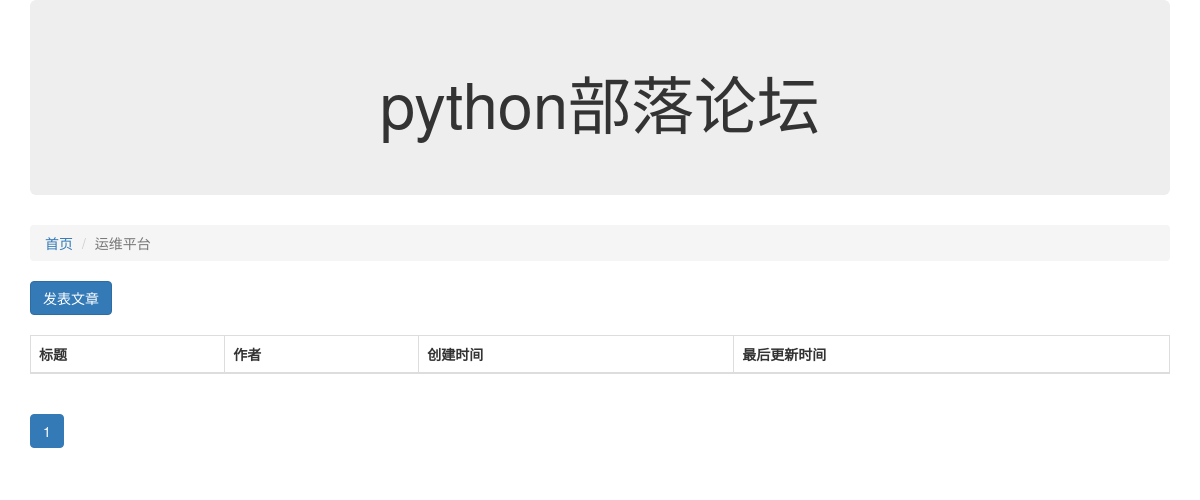
Before: /article/list/1 with the older database file.
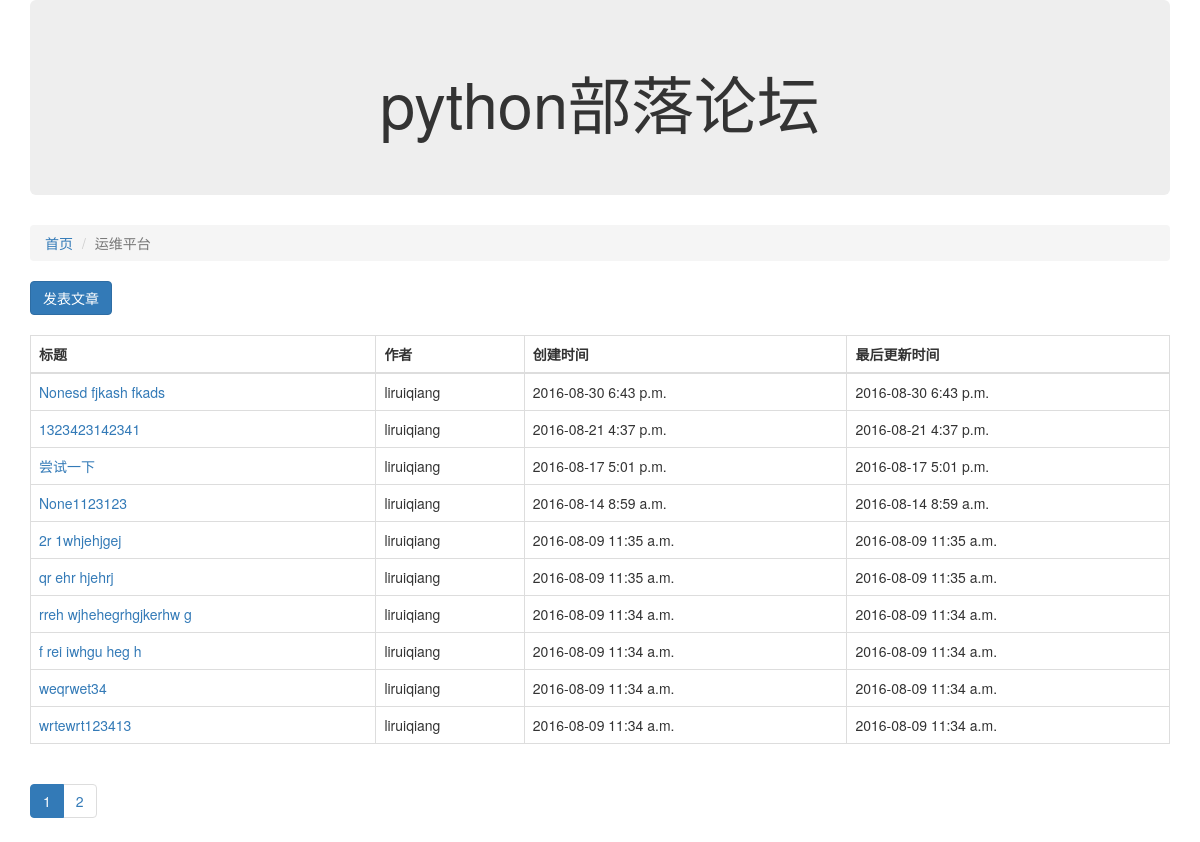
After: the same page with the newer database file.
### block/models.py (models this page shows, shortened)
class Block(models.Model):
    name = models.CharField('板块名称',max_length = 100)
    desc = models.CharField('板块描述',max_length = 100)
    manager_name = models.CharField('板块管理员名称',max_length = 100)
    status = models.IntegerField('状态',choices=((0,'正常'),(-1,'删除')))
    class Meta:
        verbose_name = "板块"
        verbose_name_plural = "板块"

### article/models.py (models this page shows, shortened)
class Article(models.Model):
    owner = models.ForeignKey(User,verbose_name='作者')
    block = models.ForeignKey(Block,verbose_name='板块ID')
    title = models.CharField('标题',max_length = 100)
    content = models.CharField('内容',max_length = 10000)
    status = models.IntegerField('状态',choices=((0,'正常'),(-1,'删除')))
    create_timestamp = models.DateTimeField('创建时间',auto_now_add=True)
    last_update_timestamp = models.DateTimeField('最后更新时间',auto_now=True)
    class Meta:
        verbose_name = "文章"
        verbose_name_plural = "文章"

### article/views.py (the view)
# urls.py: url(r'^list/(?P<block_id>\d+)', article_list),
def article_list(request,block_id):
    block_id=int(block_id)
    block = Block.objects.get(id=block_id)
    all_articles = Article.objects.filter(block=block,status=0).order_by("-id")
    page_no = int(request.GET.get("page_no","1"))
    page_articles,pagination_date = paginate_queryset(all_articles,page_no)
    return render(request,'article_list.html',{"articles":page_articles,"b":block,"pagination_date":pagination_date})

### article/views.py (called while the page is built)
def paginate_queryset(objs,page_no,cnt_per_page=10,half_show_length=5):
    p = Paginator(objs,cnt_per_page)
    if page_no > p.num_pages:
        page_no = p.num_pages
    if page_no <= 0:
        page_no = 1
    page_links = [i for i in range(page_no - half_show_length,page_no + half_show_length + 1)
                  if i > 0 and i <=p.num_pages]
    page = p.page(page_no)
    previous_link = page_links[0] - 1
    next_link = page_links[-1] + 1
    pagination_date = {"has_previous":previous_link > 0,
                       "has_next":next_link <= p.num_pages,
                       "previous_link":previous_link,
                       "next_link":next_link,
                       "page_cnt":p.num_pages,
                       "current_no":page_no,
                       "page_links":page_links}
    return(page.object_list,pagination_date)

### article/templates/article_list.html (shortened to what this page needs)
{% extends "base.html" %}
{% block content %}
<div class="col-xs-12 col-md-12">
  <ol class="breadcrumb">
    <li><a href="/">首页</a></li>
    <li class="active">{{b.name}}</li>
  </ol>
  <a class="btn btn-primary" href="/article/createpage/{{b.id}}" role="button">发表文章</a>
  <br />
  <br />
  <table class="table table-bordered">
    <thead>
      <tr>
        <th>标题</th>
        <th>作者</th>
        <th>创建时间</th>
        <th>最后更新时间</th>
      </tr>
    </thead>
    <tbody>
      {% for article in articles %}
      <tr>
        <td><a href="/article/detail/{{article.id}}">{{article.title}}</a></td>
        <td>{{article.owner}}</td>
        <td>{{article.create_timestamp|date:"Y-m-d P"}}</td>
        <td>{{article.last_update_timestamp|date:"Y-m-d P"}}</td>
      </tr>
      {% endfor %}
    </tbody>
  </table>
  <nav aria-label="Page navigation">
    <ul class="pagination">
      {% for j in pagination_date.page_links %}
        {% ifequal j pagination_date.current_no %}
        <li class="active"><a href="?page_no={{j}}">{{j}}</a></li>
        {% else %}
        <li><a href="?page_no={{j}}">{{j}}</a></li>
        {% endifequal %}
        {% endfor %}
    </ul>
  </nav>
</div>
{% endblock %}

### templates/base.html (shortened to what this page needs)
<!doctype html>
<html>
  <head>
    <link rel = "stylesheet" href="/static/css/bootstrap.min.css">
  </head>
  <body>
    <div class="container">
      <div class="row">
        <div class="col-xs-12 col-md-12">
          <div class="jumbotron">
            <center><h1>python部落论坛</h1></center>
          </div>
        </div>
      </div>
      <div class="row">
        {% block content %}
        {% endblock %}
      </div>
    </div>
  </body>
</html>

Changed rows visible on the page:
added Article: title "Nonesd fjkash fkads", owner "liruiqiang", create_timestamp "2016-08-30 6:43 p.m.", last_update_timestamp "2016-08-30 6:43 p.m."
added Article: title "1323423142341", owner "liruiqiang", create_timestamp "2016-08-21 4:37 p.m.", last_update_timestamp "2016-08-21 4:37 p.m."
added Article: title "尝试一下", owner "liruiqiang", create_timestamp "2016-08-17 5:01 p.m.", last_update_timestamp "2016-08-17 5:01 p.m."
added Article: title "None1123123", owner "liruiqiang", create_timestamp "2016-08-14 8:59 a.m.", last_update_timestamp "2016-08-14 8:59 a.m."
added Article: title "2r 1whjehjgej", owner "liruiqiang", create_timestamp "2016-08-09 11:35 a.m.", last_update_timestamp "2016-08-09 11:35 a.m."
added Article: title "qr ehr hjehrj", owner "liruiqiang", create_timestamp "2016-08-09 11:35 a.m.", last_update_timestamp "2016-08-09 11:35 a.m."
added Article: title "rreh wjhehegrhgjkerhw g", owner "liruiqiang", create_timestamp "2016-08-09 11:34 a.m.", last_update_timestamp "2016-08-09 11:34 a.m."
added Article: title "f rei iwhgu heg h", owner "liruiqiang", create_timestamp "2016-08-09 11:34 a.m.", last_update_timestamp "2016-08-09 11:34 a.m."
added Article: title "weqrwet34", owner "liruiqiang", create_timestamp "2016-08-09 11:34 a.m.", last_update_timestamp "2016-08-09 11:34 a.m."
added Article: title "wrtewrt123413", owner "liruiqiang", create_timestamp "2016-08-09 11:34 a.m.", last_update_timestamp "2016-08-09 11:34 a.m."
Other visible differences:
new list line: "2"
